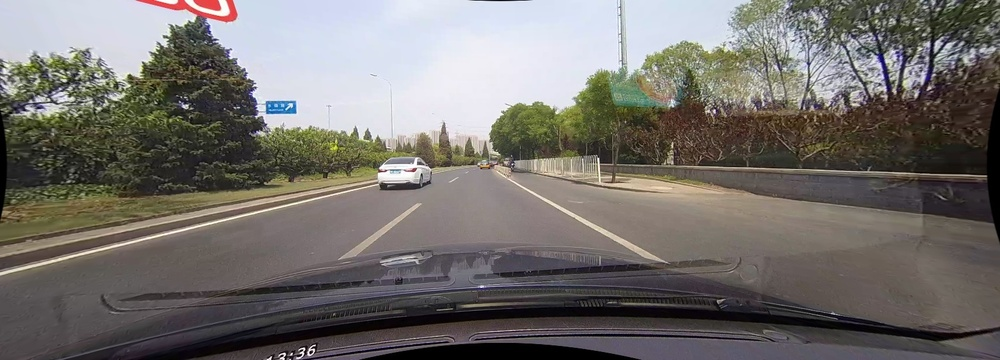
#> input picture project2/dataset/1.jpg, 1000 x 360 px, shrunk from 1640 x 590 before the run
$ python project2.py
#> lines starting #> are read from the running program, lines starting #| are printed output that depends on the picture; after the words box and inside, x2 and y2 are one past the last pixel; in counts of white or black regions, pixels touching at a corner belong together
import cv2
import numpy as np
import os


INPUT_SET = ["1.jpg", "2.jpg", "3.jpg"]
INPUT_PATH = "dataset/"
OUTPUT_BASE = "dist/"
ARG_THRESHOLD = [155, 160, 100]
ARG_BLUR = [7, 5, 5]
ARG_CANNY = [[50, 150], [50, 150], [50, 150]]
ARG_HLP_SET = [[50, 60, 5], [90, 30, 25], [90, 30, 25]]

for i, _input in enumerate(INPUT_SET):
    OUTPUT_PATH = OUTPUT_BASE + str(i + 1) + "/"
    os.makedirs(OUTPUT_PATH, exist_ok=True)

    img = cv2.imread(INPUT_PATH + _input)
#> img is the input picture: shape (360, 1000, 3); mean B, G, R 108.1, 112, 115.7
    gray_img = cv2.cvtColor(img,cv2.COLOR_BGR2GRAY)
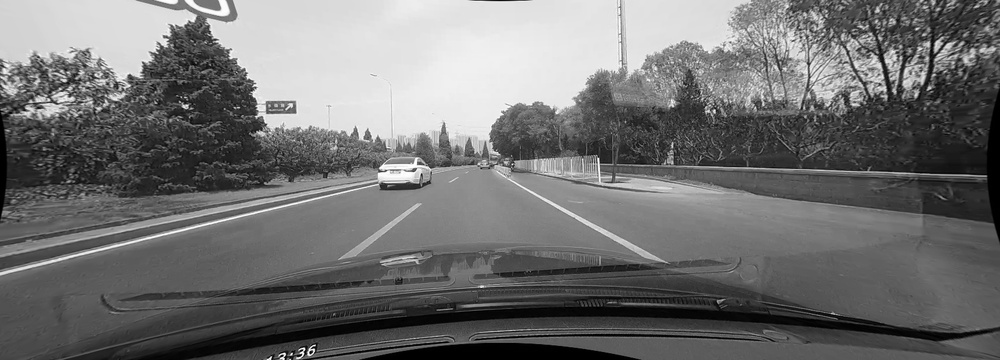
#> gray_img: shape (360, 1000); min 0, max 255, mean 112.7
    cv2.imwrite(OUTPUT_PATH + "gray_img.jpg", gray_img)
    blur_img =  cv2.blur(gray_img, (ARG_BLUR[i], ARG_BLUR[i]), 0)
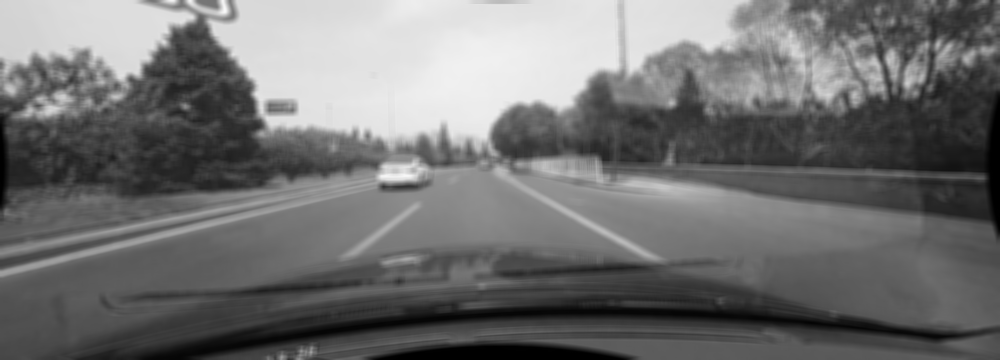
#> blur_img: shape (360, 1000); min 0, max 248, mean 112.7
    cv2.imwrite(OUTPUT_PATH + "blur_img.jpg", blur_img)
    thres, bin_img = cv2.threshold(blur_img,ARG_THRESHOLD[i],255,cv2.THRESH_BINARY)
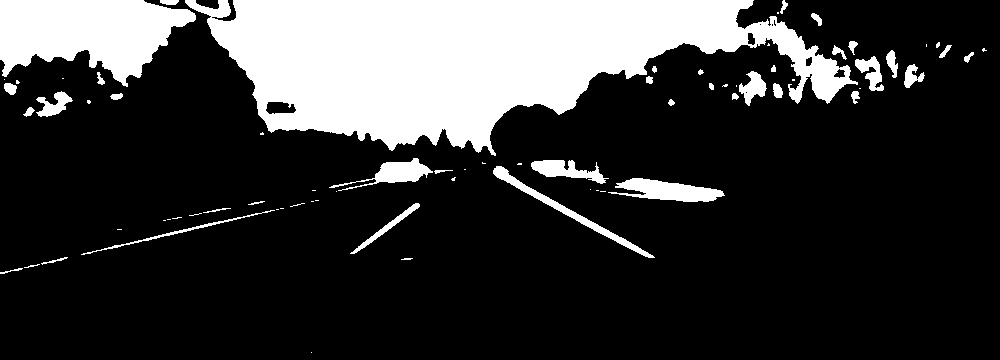
#> bin_img: shape (360, 1000); 21.6% white; 74 white regions (35 under 20 px), largest, box (x1, y1, x2, y2) and area: (185, 0, 858, 156) 57684, (0, 0, 196, 87) 11025, (608, 178, 725, 202) 1599
#> thres = 155
    cv2.imwrite(OUTPUT_PATH + "bin_img.jpg", bin_img)

    kernel = np.ones((3, 3), np.uint8)

    open_img = cv2.morphologyEx(bin_img, cv2.MORPH_OPEN, kernel, iterations=1)
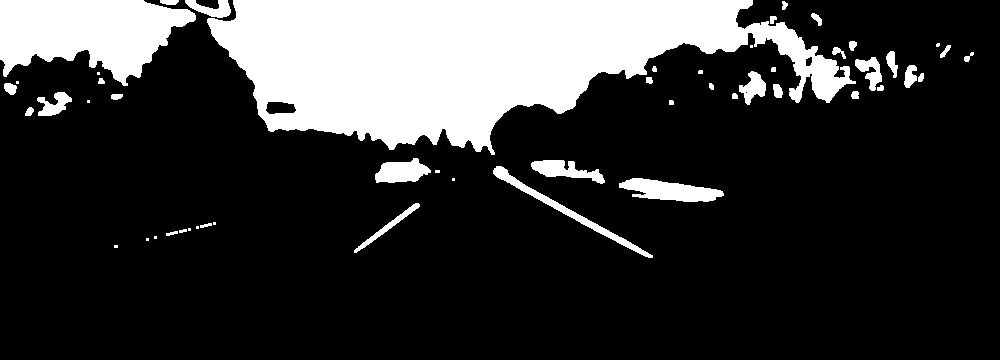
#> open_img: shape (360, 1000); 21.3% white; 52 white regions (14 under 20 px), largest, box (x1, y1, x2, y2) and area: (207, 0, 856, 155) 57066, (0, 0, 196, 86) 11016, (619, 178, 724, 202) 1539
    close_img = cv2.morphologyEx(open_img, cv2.MORPH_CLOSE, kernel, iterations=1)
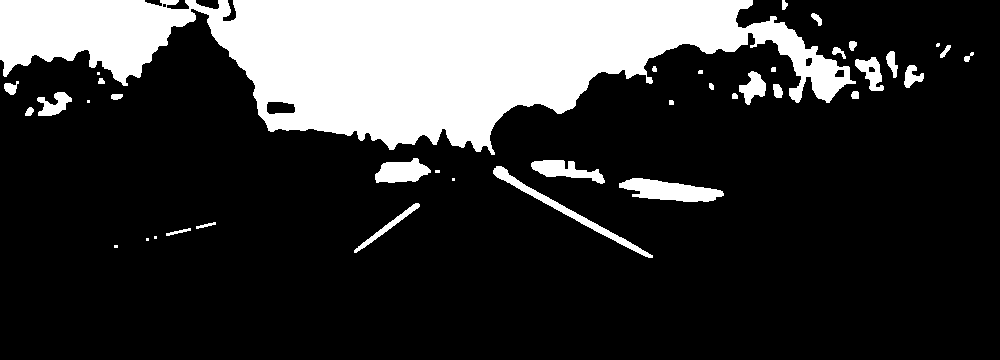
#> close_img: shape (360, 1000); 21.4% white; 39 white regions (9 under 20 px), largest, box (x1, y1, x2, y2) and area: (0, 0, 856, 155) 68827, (619, 178, 724, 202) 1551, (493, 166, 653, 258) 1243

    cv2.imwrite(OUTPUT_PATH + "morphology_img.jpg", close_img)

    edge_img = cv2.Canny(close_img, 50, 150)
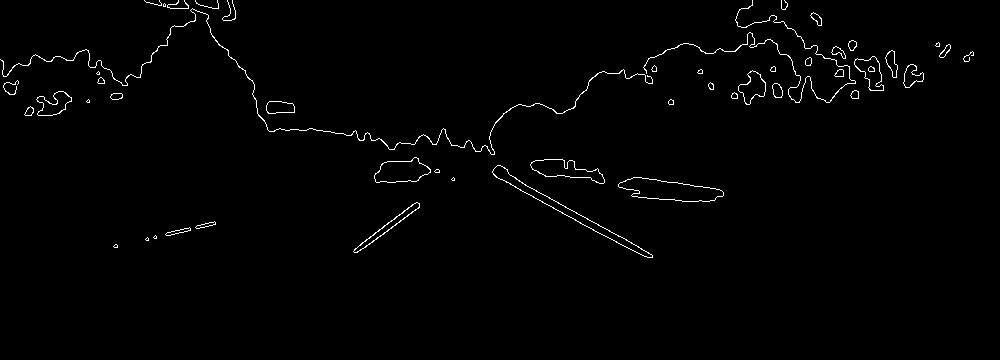
#> edge_img: shape (360, 1000); 1.2% white in thin lines or dots, all inside (x1, y1, x2, y2) = (0, 0, 974, 258)
    cv2.imwrite(OUTPUT_PATH + "edge_img.jpg", edge_img)
    linesP = cv2.HoughLinesP(
        edge_img,
        1,
        np.pi / 180,
        threshold=ARG_HLP_SET[i][0],
        lines=None,
        minLineLength=ARG_HLP_SET[i][1],
        maxLineGap=ARG_HLP_SET[i][2]
    )
#> linesP = [[493, 174, 622, 245], [633, 177, 719, 189], [522, 183, 591, 221], [515, 178, 651, 254], [494, 175, 568, 216]]

    line_img = np.copy(img)
    if linesP is not None:
        print(len(linesP))
#| 5
        for i in range(0, len(linesP)):
            l = linesP[i][0]
            cv2.line(line_img, (l[0], l[1]), (l[2], l[3]), (0,0,255), 10, cv2.LINE_AA)
#> this loop made 5 passes
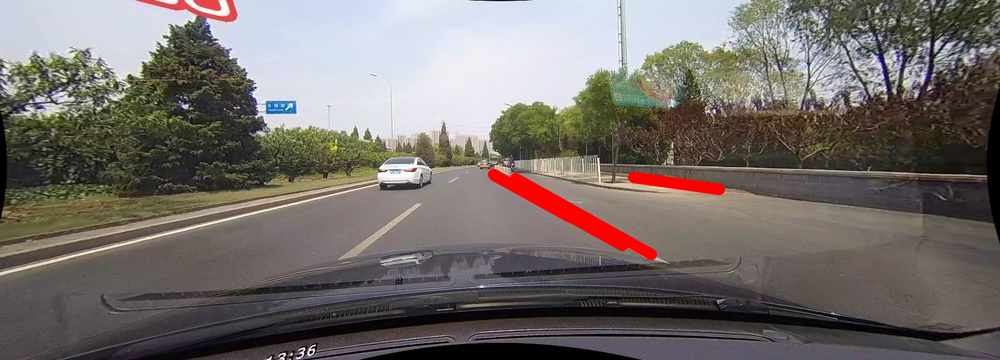
#> line_img: shape (360, 1000, 3); 1.27% of pixels changed, all inside (x1, y1, x2, y2) = (487, 168, 726, 261)


    #cv2.imshow("Detected Lines", edge_img)
    cv2.imwrite(OUTPUT_PATH + "Detected Lines.jpg", line_img)
    cv2.waitKey(0)
    cv2.destroyAllWindows()
#> pass 2 of the loop `for i, _input in enumerate(INPUT_SET):`:
#> OUTPUT_PATH = 'dist/2/'
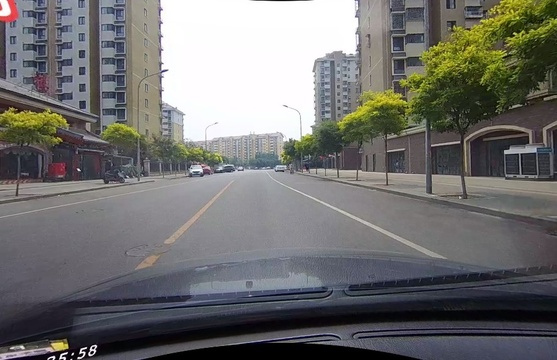
#> input picture project2/dataset/2.jpg, 557 x 360 px, shrunk from 913 x 590 before the run
#> img is the input picture: shape (360, 557, 3); mean B, G, R 110.8, 112.2, 112.5
#> gray_img: shape (360, 557)
#> blur_img: shape (360, 557)
#> `thres, bin_img = cv2.threshold(blur_img,ARG_THRESHOLD[i],255,cv2.THRES..`:
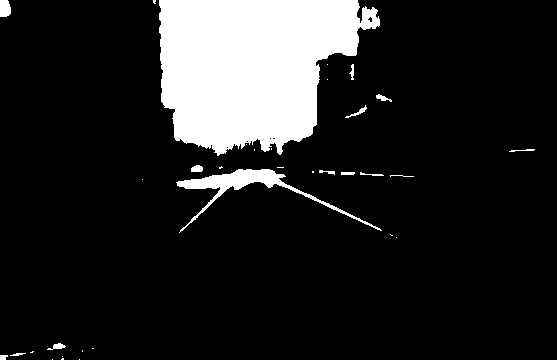
#> bin_img: shape (360, 557); 13.7% white; 34 white regions (19 under 20 px), largest, box (x1, y1, x2, y2) and area: (159, 0, 380, 156) 24811, (176, 169, 382, 233) 1871, (0, 0, 11, 17) 168
#> thres = 160
#> open_img: shape (360, 557); 13.4% white; 19 white regions (7 under 20 px), largest, box (x1, y1, x2, y2) and area: (159, 0, 380, 155) 24748, (177, 169, 302, 205) 1522, (0, 0, 11, 17) 168
#> close_img: shape (360, 557); 13.5% white; 18 white regions (7 under 20 px), largest, box (x1, y1, x2, y2) and area: (159, 0, 380, 155) 24793, (177, 169, 317, 205) 1584, (0, 0, 11, 17) 169
#> `edge_img = cv2.Canny(close_img, 50, 150)`:
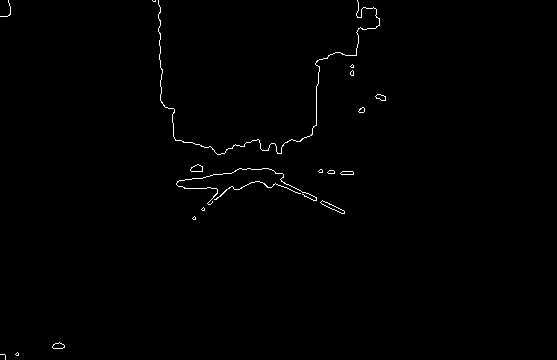
#> edge_img: shape (360, 557); 0.6% white in thin lines or dots, all inside (x1, y1, x2, y2) = (0, 0, 386, 360)
#> linesP = None
#> pass 3 of the loop `for i, _input in enumerate(INPUT_SET):`:
#> OUTPUT_PATH = 'dist/3/'
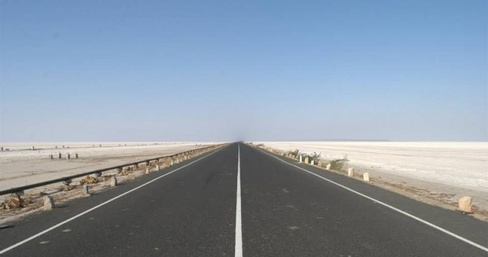
#> input picture project2/dataset/3.jpg, 488 x 257 px, shrunk from 800 x 421 before the run
#> img is the input picture: shape (257, 488, 3); mean B, G, R 166.6, 152, 138.5
#> gray_img: shape (257, 488)
#> blur_img: shape (257, 488)
#> `thres, bin_img = cv2.threshold(blur_img,ARG_THRESHOLD[i],255,cv2.THRES..`:
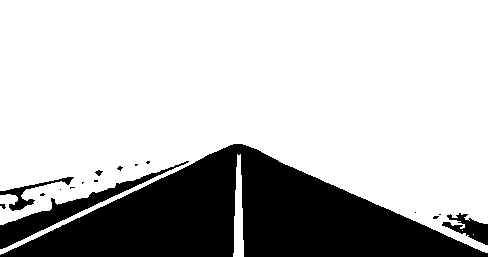
#> bin_img: shape (257, 488); 74.9% white; 17 black regions (12 under 20 px), largest, box (x1, y1, x2, y2) and area: (0, 144, 488, 257) 27790, (0, 161, 189, 249) 2359, (442, 213, 488, 245) 660, (0, 177, 74, 211) 489, (95, 170, 103, 176) 27
#> thres = 100
#> open_img: shape (257, 488); 74.9% white; 17 black regions (12 under 20 px), largest, box (x1, y1, x2, y2) and area: (0, 144, 488, 257) 27793, (0, 161, 189, 249) 2361, (442, 213, 488, 245) 702, (0, 177, 74, 211) 498, (95, 170, 103, 176) 27
#> close_img: shape (257, 488); 75.1% white; 10 black regions (5 under 20 px), largest, box (x1, y1, x2, y2) and area: (0, 144, 488, 257) 27793, (0, 170, 165, 249) 2306, (443, 214, 488, 245) 660, (0, 182, 47, 210) 402, (59, 177, 72, 184) 61
#> edge_img: shape (257, 488); 1.1% white in thin lines or dots, all inside (x1, y1, x2, y2) = (0, 143, 488, 257)
#> linesP = [[238, 143, 484, 252], [2, 253, 141, 188]]
#| 2
#> the loop `for i in range(0, len(linesP)):` made 2 passes
#> after the loop `for i in range(0, len(linesP)):`:
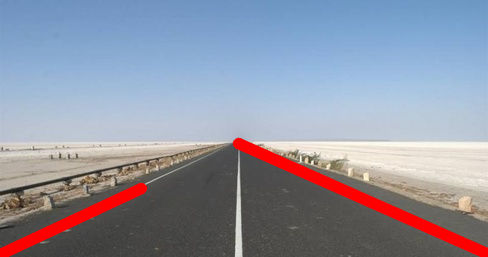
#> line_img: shape (257, 488, 3); 4.42% of pixels changed, all inside (x1, y1, x2, y2) = (0, 137, 488, 257)
